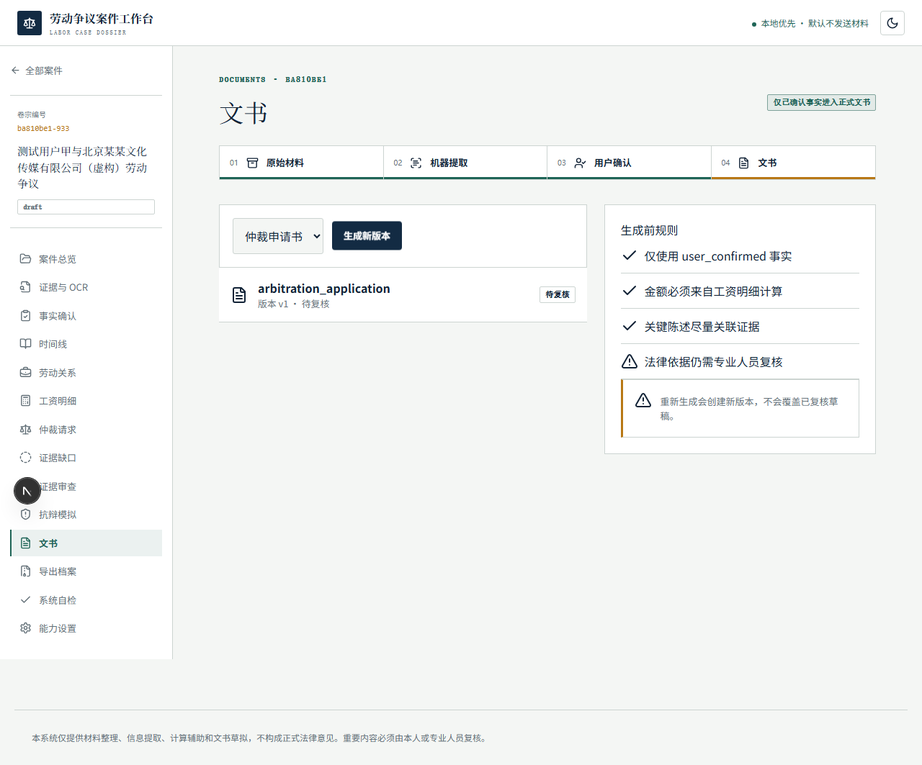
#> input picture docs/images/labor-case-workspace.png, 922 x 765 px, shrunk from 1280 x 1063 before the run
$ python generate-desktop-icon.py
#> lines starting #> are read from the running program, lines starting #| are printed output that depends on the picture
"""Generate deterministic desktop icons from the checked-in workspace image."""

from pathlib import Path

from PIL import Image, ImageEnhance


root = Path(__file__).resolve().parents[1]
source = root / "docs" / "images" / "labor-case-workspace.png"
target_dir = root / "apps" / "desktop" / "src-tauri" / "icons"
target_dir.mkdir(parents=True, exist_ok=True)

with Image.open(source) as original:
#> original is the input picture: PIL image 922x765 RGB; mean R, G, B 243.5, 245.3, 244.2
    image = original.convert("RGBA")
    side = min(image.size)
#> side = 765
    left = (image.width - side) // 2
#> left = 78
    top = (image.height - side) // 2
#> top = 0
    square = image.crop((left, top, left + side, top + side))
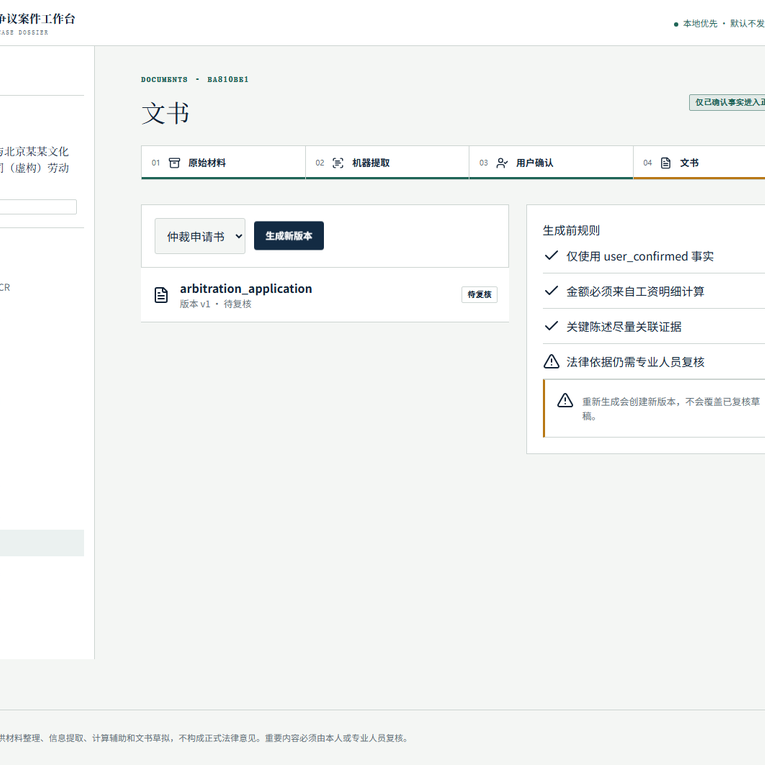
#> square: PIL image 765x765 RGBA; mean R, G, B, A 243.7, 245.5, 244.4, 255
    square = ImageEnhance.Contrast(square).enhance(1.08)
    square.save(target_dir / "icon.png", format="PNG", optimize=True)
    square.save(
        target_dir / "icon.ico",
        format="ICO",
        sizes=[(16, 16), (24, 24), (32, 32), (48, 48), (64, 64), (128, 128), (256, 256)],
    )

$ run again, with docs/images/v02-evidence-locator.png copied over docs/images/labor-case-workspace.png
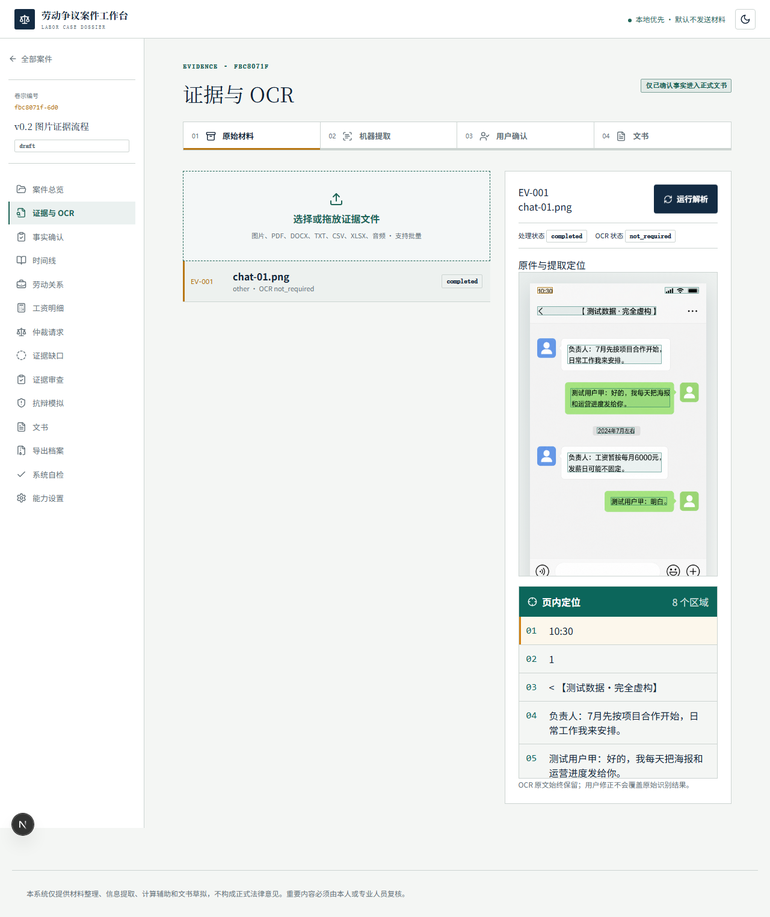
#> input picture docs/images/v02-evidence-locator.png, 770 x 917 px, shrunk from 1280 x 1524 before the run
#> original is the input picture: PIL image 770x917 RGB; mean R, G, B 240, 243, 241.2
#> `square = image.crop((left, top, left + side, top + side))`:
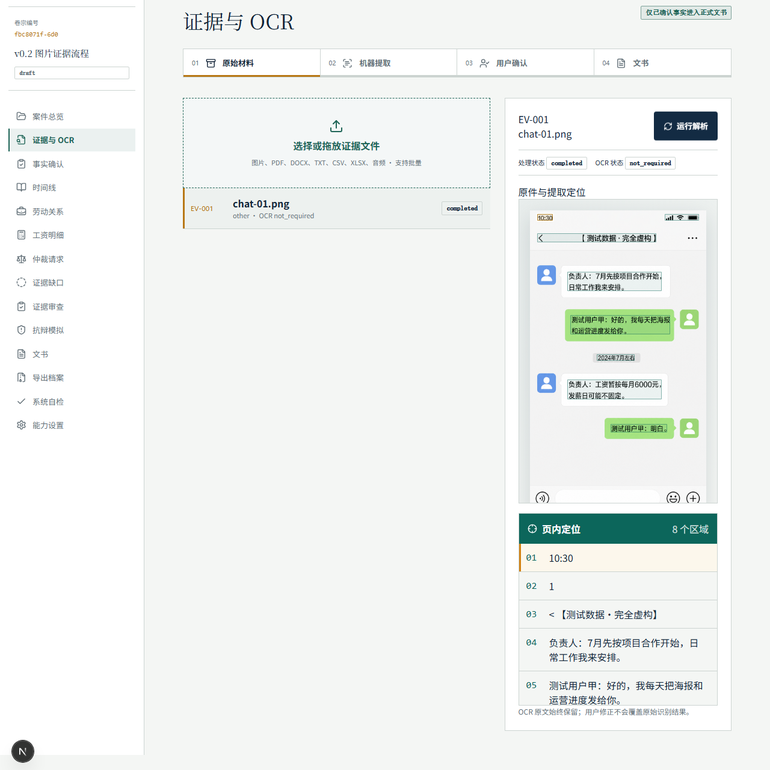
#> square: PIL image 770x770 RGBA; mean R, G, B, A 239.3, 242.5, 240.5, 255
